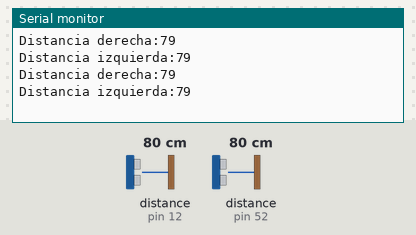
Simulated run of this sketch. Board: Arduino Mega 2560, built with avr-gcc and run on an emulated ATmega2560. Parts: the last lines printed to the serial monitor. Wiring (inferred from the names in the program): 2 × ultrasonic range finder: trigger pin 13, echo pin 12 / trigger pin 50, echo pin 52. The inputs (shaded band) are chosen by the test bench; at power-on: distance to the obstacle (sensors on pin 12, pin 52) 80 cm. The echo pulse lasts 58.3 µs per cm.

Above: at 1.8 s.
1.9 s: distance to the obstacle (sensor on pin 12) set to 2 cm
At 3.0 s:
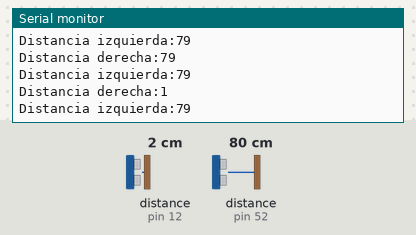
3.4 s: distance to the obstacle (sensor on pin 52) set to 2 cm
At 4.7 s:
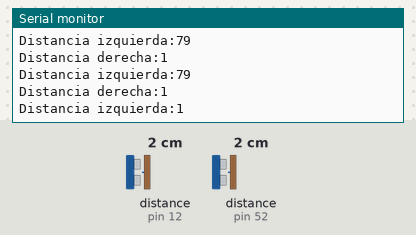
4.9 s: distance to the obstacle (sensor on pin 12) set to 4 cm
At 5.8 s:
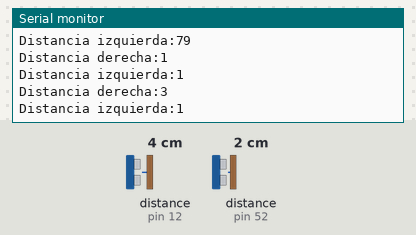
6.4 s: distance to the obstacle (sensor on pin 52) set to 60 cm
At 8.3 s:
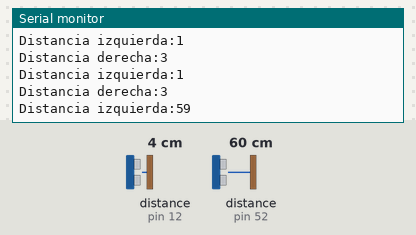
10.6 s: distance to the obstacle (sensor on pin 52) set to 4 cm
At 11.1 s:
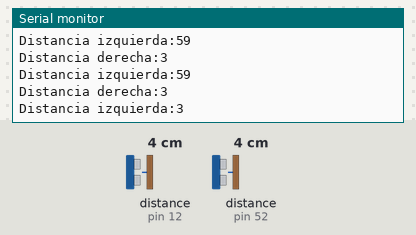
14.8 s: distance to the obstacle (sensor on pin 12) set to 9 cm
At 15.6 s:
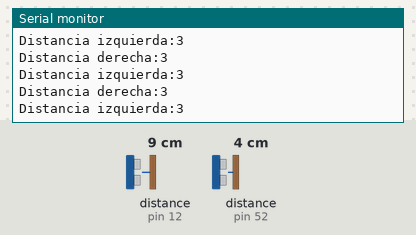
Timing chart, 0 to 17.8 s (numbered marks = the images above; inputs shaded):
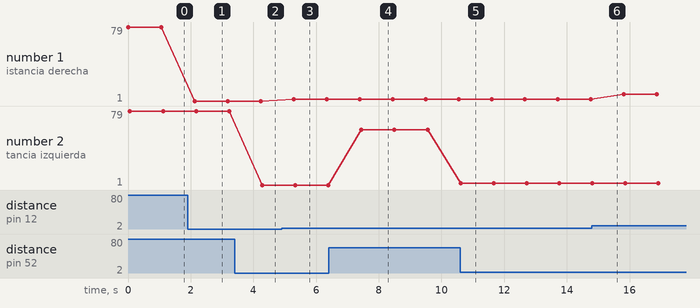

Measured:
- after the input at 1.9 s, the serial monitor: prints a new line after 0.22 s (image 1)
- after the input at 3.4 s, the serial monitor: prints a new line after 0.89 s (image 2)
- after the input at 4.9 s, the serial monitor: prints a new line after 0.39 s (image 3)
- after the input at 6.4 s, the serial monitor: prints a new line after 1.0 s (image 4)
- after the input at 10.6 s, the serial monitor: prints a new line at once (image 5)
- plotted number 1: 79 → 1 after the input at 1.9 s, 1 → 3 after the input at 4.9 s, 3 → 8 after the input at 14.8 s
- plotted number 2: 1 → 59 after the input at 6.4 s

The sketch:

ultrasonico.ino
```cpp
const int Echo1 = 12;
const int Trigger1 = 13;
const int Echo2 = 52;   //2 es el sensor de la izquierda
const int Trigger2 = 50;
void setup() {
  // put your setup code here, to run once:
  Serial.begin(9600);
  pinMode(Trigger1,OUTPUT);
  pinMode(Echo1,INPUT);
  pinMode(Trigger2,OUTPUT);
  pinMode(Echo2,INPUT);
}

void loop() {
  // put your main code here, to run repeatedly:

 int cm1 = ping(Trigger1,Echo1);

 Serial.print("Distancia derecha:");
 Serial.println(cm1);
 delay(50);
  int cm2 = ping(Trigger2,Echo2);
  Serial.print("Distancia izquierda:");
  Serial.println(cm2);
 delay(1000);
}


 int ping(int Trigger1, int Echo1) {
  long duration, distanceCm;
  digitalWrite(Trigger1, LOW); //para generar un pulso limpio se pone a LOW 4us
  delayMicroseconds(4);
  digitalWrite(Trigger1, HIGH); //se genera el disparo de 10 us
  delayMicroseconds(10);
  digitalWrite(Trigger1, LOW);
  duration= pulseIn(Echo1, HIGH);
  distanceCm= duration *10/292/2;
  return distanceCm;
 }
```
